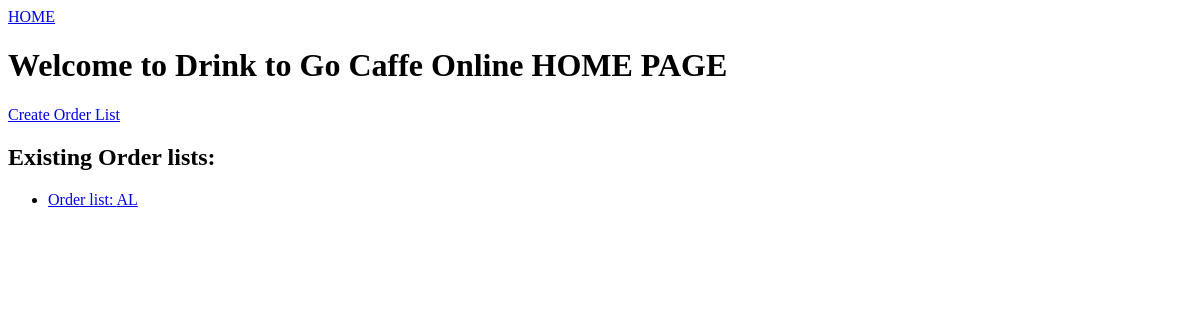
The app's page /, older data.
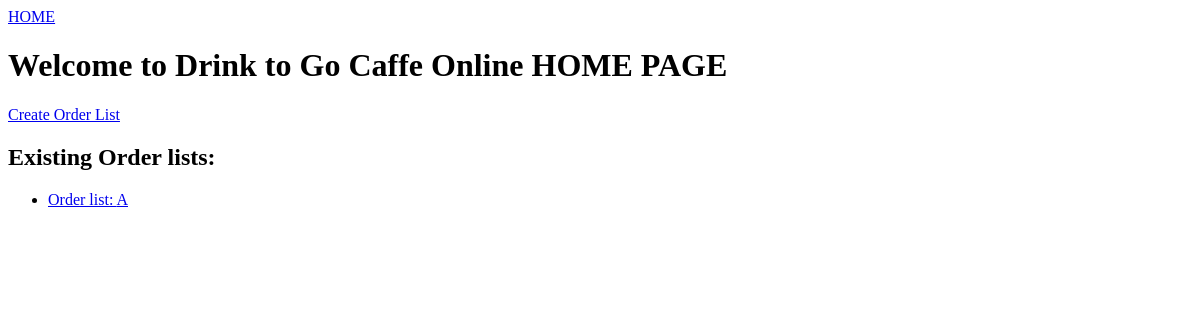
The same page, newer data.
### main/models.py (models this page shows, shortened)
class OrderList(models.Model):
    name = models.CharField(max_length=200)

### main/views.py (the view)
# urls.py: 2. Add a URL to urlpatterns:  path('', views.home, name='home')
def home(response):
    order_lists = OrderList.objects.all()
    return render(response, "main/home.html", {"order_lists": order_lists})

### main/templates/main/home.html (shortened to what this page needs)
{% extends 'main/base.html' %}
{% block content %}
    <h1>Welcome to Drink to Go Caffe Online HOME PAGE</h1>
    <a href="{% url 'create_order_list' %}">Create Order List</a>
    <h2>Existing Order lists:</h2>
    {% for list in order_lists %}
        <ul>
            <li><a href="http://127.0.0.1:8000/order_list/{{ list.name }}">Order list: {{ list.name }}</a></li>
        </ul>
    {% endfor %}
{% endblock %}

Row changes from the older to the newer data that the page shows:
removed OrderList: name "AL"
added OrderList: name "A"
